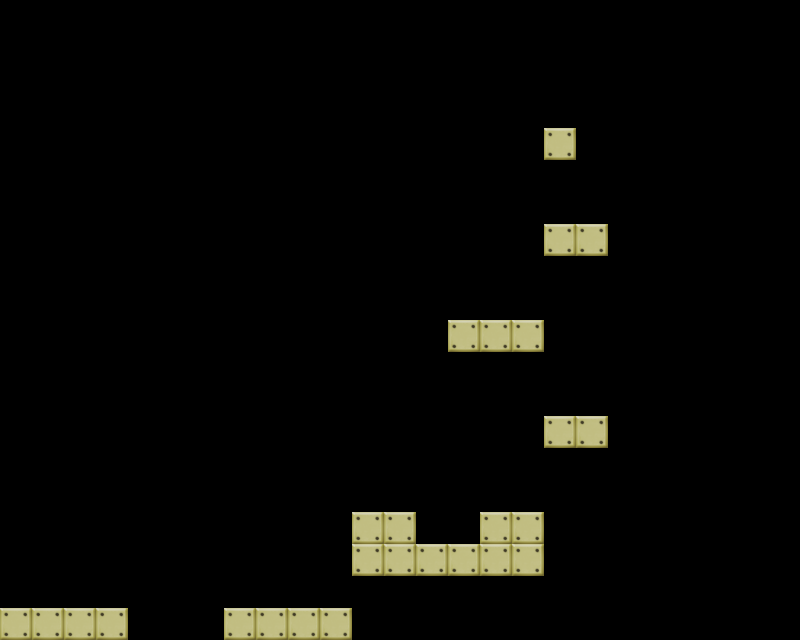

This is a level from a 2D game, rendered from its Tiled map with the project's own tilesets. A one-line summary and the map file follow, with tile-layer data summarised:
An orthogonal 25x20 tile map with 32x32 px tiles, 1 tile layer (Ground), 4 tilesets and 21 objects.

<map version="1.0" orientation="orthogonal" width="25" height="20" tilewidth="32" tileheight="32">
 <properties>
  <property name="possiblePoints" value="25000" />
  <property name="seconds" value="15" />
  <property name="text" value="Besides your boss, spikes will also kill you.  Avoid them." />
 </properties>
 <tileset firstgid="1" name="Ground" tilewidth="32" tileheight="32">
  <image source="../assets/Ground.png" width="32" height="32" />
  <tile id="0">
   <properties>
    <property name="type" value="ground" />
   </properties>
  </tile>
 </tileset>
 <tileset firstgid="2" name="Hero" tilewidth="32" tileheight="32">
  <image source="../assets/Hero.png" width="32" height="32" />
 </tileset>
 <tileset firstgid="3" name="Pager" tilewidth="32" tileheight="32">
  <image source="../assets/Pager.png" width="64" height="32" />
 </tileset>
 <tileset firstgid="5" name="Spike" tilewidth="32" tileheight="32">
  <image source="../assets/Spike.png" width="32" height="32" />
 </tileset>
 <layer name="Ground" width="25" height="20" opacity="0.9">
  <data>[500 cells, 26 non-empty, 1 distinct tile ids]</data>
 </layer>
 <objectgroup name="Hero" width="25" height="20">
  <object gid="2" x="32" y="598" />
 </objectgroup>
 <objectgroup name="Pager" width="25" height="20">
  <object gid="3" x="544" y="96" />
 </objectgroup>
 <objectgroup name="Spikes" width="25" height="20">
  <object gid="5" x="128" y="640" />
  <object gid="5" x="160" y="640" />
  <object gid="5" x="192" y="640" />
  <object gid="5" x="352" y="640" />
  <object gid="5" x="384" y="640" />
  <object gid="5" x="448" y="640" />
  <object gid="5" x="416" y="640" />
  <object gid="5" x="480" y="640" />
  <object gid="5" x="544" y="640" />
  <object gid="5" x="512" y="640" />
  <object gid="5" x="576" y="640" />
  <object gid="5" x="640" y="640" />
  <object gid="5" x="704" y="640" />
  <object gid="5" x="736" y="640" />
  <object gid="5" x="768" y="640" />
  <object gid="5" x="672" y="640" />
  <object gid="5" x="608" y="640" />
  <object gid="5" x="416" y="544" />
  <object gid="5" x="448" y="544" />
 </objectgroup>
</map>